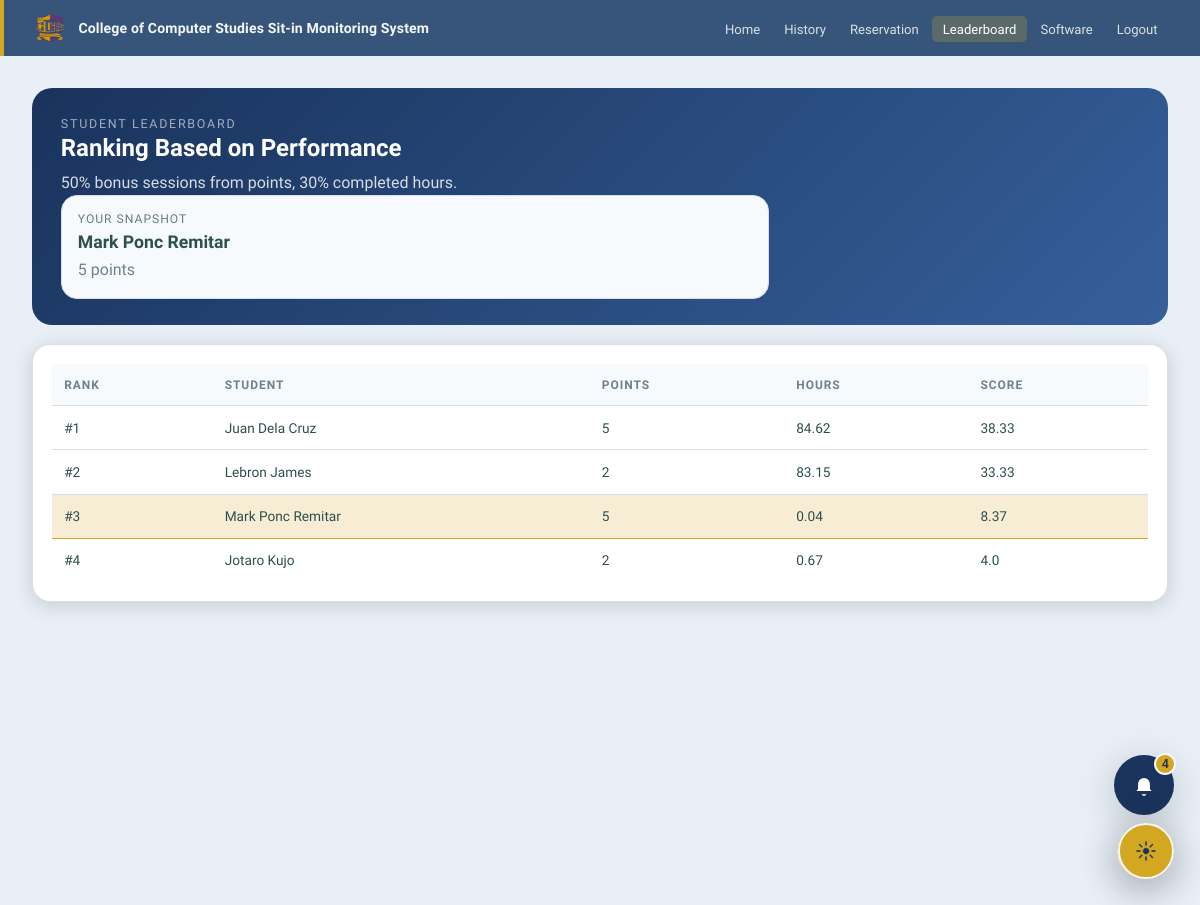
Page /leaderboard (signed in) on the committed database.
### tables this page shows
CREATE TABLE users (
            id                 INTEGER PRIMARY KEY AUTOINCREMENT,
            id_number          TEXT UNIQUE NOT NULL,
            last_name          TEXT NOT NULL,
            first_name         TEXT NOT NULL,
            middle_name        TEXT DEFAULT '',
            course             TEXT DEFAULT '',
            course_level       INTEGER DEFAULT 1,
            email              TEXT DEFAULT '',
            address            TEXT DEFAULT '',
            password           TEXT NOT NULL,
            sessions_remaining INTEGER DEFAULT 30,
            is_admin           INTEGER DEFAULT 0,
            created_at         DATETIME DEFAULT CURRENT_TIMESTAMP
        , profile_pic TEXT DEFAULT '', must_change_password INTEGER DEFAULT 0, reservation_points INTEGER DEFAULT 0, reward_points INTEGER DEFAULT 0, completed_tasks INTEGER DEFAULT 0, admin_remarks TEXT DEFAULT '');

### SYSARCH32-SITIN-MONITORING-main/app.py (the view)
@app.route('/leaderboard')
def leaderboard():
    conn = get_db()
    rankings = leaderboard_entries(conn)
    user = fetch_user(conn, session['user_id']) if session.get('user_id') else None
    notifications = []
    if user and not session.get('is_admin'):
        notifications = dashboard_notifications(conn, session['user_id'], limit=4)
    conn.close()
    return render_template('leaderboard.html', rankings=rankings, user=user, notifications=notifications, logo=get_logo())

### SYSARCH32-SITIN-MONITORING-main/app.py (called while the page is built)
def get_db():
    conn = sqlite3.connect(DB, timeout=30)
    conn.row_factory = sqlite3.Row
    conn.execute('PRAGMA foreign_keys = ON')
    conn.execute('PRAGMA busy_timeout = 30000')
    return conn

def fetch_user(conn, user_id):
    return conn.execute('SELECT * FROM users WHERE id=?', (user_id,)).fetchone()

def get_logo():
    conn = get_db()
    row = conn.execute("SELECT value FROM settings WHERE key='logo_filename'").fetchone()
    conn.close()
    return row['value'] if row else ''

def dashboard_notifications(conn, user_id, limit=6):
    return conn.execute(
        '''SELECT * FROM notifications
           WHERE user_id=?
           ORDER BY is_read ASC, created_at DESC
           LIMIT ?''',
        (user_id, limit)
    ).fetchall()

def lab_capacity_map(conn):
    capacities = {lab: PC_COUNT for lab in LAB_ROOMS}
    for row in conn.execute('SELECT lab_room, capacity FROM lab_availability').fetchall():
        lab = normalize_lab_room(row['lab_room'])
        if not lab:
            continue
        try:
            capacities[lab] = max(1, int(row['capacity'] or PC_COUNT))
        except (TypeError, ValueError):
            capacities[lab] = PC_COUNT
    return capacities

@app.context_processor
def inject_lab_capacities():
    conn = get_db()
    try:
        return {'lab_capacities': lab_capacity_map(conn)}
    finally:
        conn.close()

def normalize_lab_room(value):
    value = (value or '').strip()
    return value if value in LAB_ROOMS else ''

### SYSARCH32-SITIN-MONITORING-main/templates/leaderboard.html (shortened to what this page needs)
{% extends "base.html" %}
{% block content %}
<div class="leader-page">
  <section class="leader-hero">
    <div>
      <p class="leader-kicker">Student Leaderboard</p>
      <h1>Ranking Based on Performance</h1>
      <p class="leader-summary">50% bonus sessions from points, 30% completed hours.</p>
    {% if user %}
    <div class="leader-note">
      <span>Your snapshot</span>
      <strong>{{ user.first_name }} {{ user.last_name }}</strong>
      <p>{{ user.reward_points }} points</p>
    </div>
    {% endif %}
    </div>
  </section>
  <div class="leader-layout">
    <section class="leader-card">
      <table class="leader-table">
        <thead>
          <tr>
            <th>Rank</th>
            <th>Student</th>
            <th>Points</th>
            <th>Hours</th>
            <th>Score</th>
          </tr>
        </thead>
        <tbody>
          {% for row in rankings %}
          <tr {% if user and row.id == user.id %}class="leader-highlight"{% endif %}>
            <td>#{{ row.rank }}</td>
            <td>{{ row.first_name }} {{ row.last_name }}</td>
            <td>{{ row.reward_points }}</td>
            <td>{{ row.total_hours }}</td>
            <td>{{ row.leaderboard_score }}</td>
          </tr>
          {% else %}
          <tr><td colspan="5">No leaderboard data yet.</td></tr>
          {% endfor %}
        </tbody>
      </table>
    </section>
  </div>
</div>
{% if session.get('user_id') and not session.get('is_admin') %}
{% include "student_floating_controls.html" %}
{% endif %}
{% endblock %}

### SYSARCH32-SITIN-MONITORING-main/static/style.css (style rules this page uses)
*, *::before, *::after { box-sizing: border-box; margin: 0; padding: 0; }
:root { --violet: #5B7AA8; --violet-dark: #37557A; --violet-soft: #D7E3F2; --violet-mid: #7B6CA2; --yellow: #D4A720; --yellow-dark: #A78310; --yellow-soft: #F7EDD5; --bg: #E8EFF7; --surface: #FFFFFF; --border: #BAC5D4; --border-soft: #D7DEE7; --text: #2F4F4F; --text-2: #708090; --text-3: #778899; --success: #90EE90; --success-bg: #F0FFF0; --error: #FFA07A; --error-bg: #FFF0F0; --shadow-sm: 0 1px 4px rgba(0,0,0,.1); --shadow-md: 0 4px 20px rgba(0,0,0,.15); --shadow-lg: 0 8px 40px rgba(0,0,0,.2); --radius: 12px; --radius-sm: 8px; --radius-xs: 5px; }
body { font-family: 'Plus Jakarta Sans', sans-serif; background: var(--bg); min-height: 100vh; display: flex; flex-direction: column; color: var(--text); -webkit-font-smoothing: antialiased; }
table { width: 100%; border-collapse: collapse; font-size: .855rem; }
th { text-align: left; padding: .6rem .9rem; font-size: .72rem; font-weight: 700; text-transform: uppercase; letter-spacing: .06em; color: var(--text-3); border-bottom: 2px solid var(--border); background: var(--bg); }
td { padding: .65rem .9rem; border-bottom: 1px solid var(--border-soft); vertical-align: middle; }
tr:last-child td { border-bottom: none; }

### SYSARCH32-SITIN-MONITORING-main/static/theme.css (style rules this page uses)
:root, :root[data-theme="light"] { color-scheme: light; --bg: #E8EFF7; --surface: #FFFFFF; --surface-2: #F7FAFC; --surface-3: #EEF4FB; --border: #BAC5D4; --border-soft: #D7DEE7; --text: #2F4F4F; --text-2: #708090; --text-3: #778899; --violet: #5B7AA8; --violet-dark: #37557A; --violet-soft: #D7E3F2; --violet-mid: #7B6CA2; --stat-primary: #19335C; --stat-accent: var(--violet); --yellow: #D4A720; --yellow-dark: #A78310; --yellow-soft: #F7EDD5; --success: #10B981; --success-bg: #ECFDF5; --error: #EF4444; --error-bg: #FEF2F2; --nav-bg: var(--violet-dark); --nav-text: rgba(255, 255, 255, .82); --nav-text-active: #FFFFFF; --input-bg: var(--bg); --modal-backdrop: rgba(24, 20, 46, .5); --notification-bg: #19335C; --notification-icon: #FFFFFF; --notification-border: #F4F7FB; --pc-seat-selected-bg: #fde68a; --pc-seat-selected-text: #1e293b; --pc-seat-selected-border: #facc15; --pc-seat-selected-ring: rgba(250, 204, 21, .25); --pc-seat-available-bg-start: #f2fdf3; --pc-seat-available-bg-end: #e9fbe4; --shadow-sm: 0 1px 4px rgba(0, 0, 0, .1); --shadow-md: 0 4px 20px rgba(0, 0, 0, .15); --shadow-lg: 0 8px 40px rgba(0, 0, 0, .2); }
html { background: var(--bg); }
body, nav, .admin-nav, .student-card, .admin-card, .page-card, .login-card, .reg-card, .modal-box, .notif-panel, .ep-box, input, select, textarea, button, table, th, td { transition: background-color .24s ease, background .24s ease, color .24s ease, border-color .24s ease, box-shadow .24s ease, fill .24s ease; }
body, .admin-body { background-color: var(--bg) !important; color: var(--text); }
.dropdown-menu, .modal-header, .modal-footer, .stat-row, .analytics-chip, .current-session-item, .stack-item, .leader-mini-row, .notif-item, .ep-pic-section, #alert-icon-wrap, #sf-suggestions, th, .data-table th { background: var(--surface-2) !important; border-color: var(--border-soft) !important; color: var(--text); }
td, .data-table td, .ann-item, .leader-row, .ep-tabs, .ep-footer, .notif-panel-head { border-color: var(--border-soft) !important; }
.hist-table-wrap, .leader-card { background: var(--surface) !important; border-color: var(--border-soft) !important; box-shadow: var(--shadow-md) !important; }
.hist-table, .leader-table { background: var(--surface) !important; color: var(--text) !important; }
.hist-table thead tr, .leader-table thead tr { background: var(--surface-2) !important; color: var(--text-2) !important; }
.hist-table th, .leader-table th { background: var(--surface-2) !important; border-color: var(--border-soft) !important; color: var(--text-2) !important; }
.hist-table td, .leader-table td { background: var(--surface) !important; border-color: var(--border-soft) !important; color: var(--text) !important; }
.leader-highlight td { background: var(--yellow-soft) !important; border-color: var(--yellow) !important; }

### rows in the picture
users: first_name "Mark Ponc", last_name "Remitar", reward_points "5", rank "3", total_hours "0.04", leaderboard_score "8.37"
users: rank "1", first_name "Juan", last_name "Dela Cruz", reward_points "5", total_hours "84.62", leaderboard_score "38.33"
users: rank "2", first_name "Lebron", last_name "James", reward_points "2", total_hours "83.15", leaderboard_score "33.33"
users: rank "4", first_name "Jotaro", last_name "Kujo", reward_points "2", total_hours "0.67", leaderboard_score "4.0"

### other values in the picture
{{ notifications|length }} "4"
